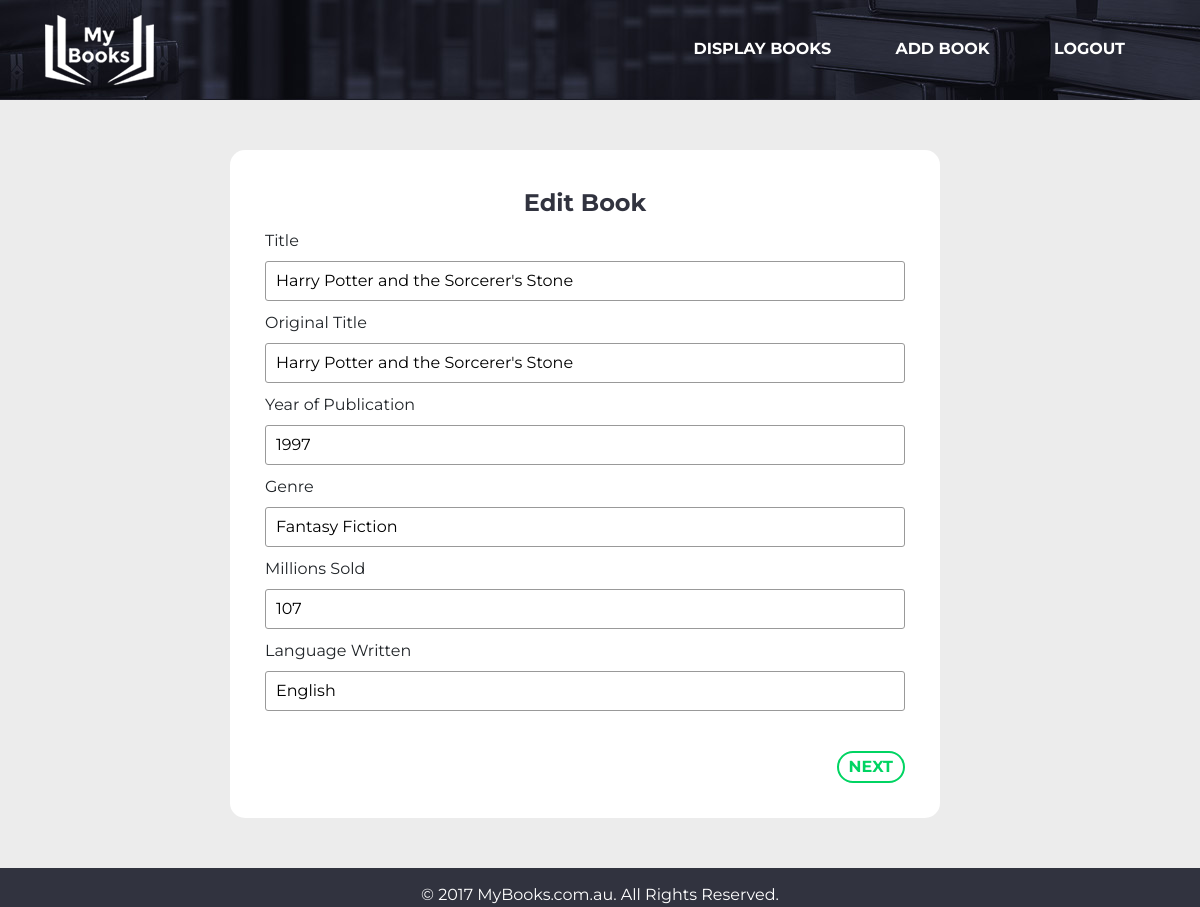
Screenshot of /?controller=books&action=editbook&bookid=5 (signed in) with the database file from the repository.
### tables this page shows
CREATE TABLE `book` (
  `bookID` int(10) UNSIGNED NOT NULL,
  `bookTitle` varchar(255) NOT NULL,
  `originalTitle` varchar(255) DEFAULT NULL,
  `yearofPublication` int(4) NOT NULL DEFAULT '0',
  `genre` varchar(30) NOT NULL,
  `millionsSold` int(10) UNSIGNED NOT NULL,
  `languageWritten` varchar(30) NOT NULL,
  `imageURL` varchar(255) DEFAULT NULL,
  `authorID` int(10) UNSIGNED NOT NULL
);

### index.php (called while the page is built, shortened)
<?php
require_once('model/db.php');
require_once('model/dbFunctions.php');
if (isset($_SESSION['userstate']) && ($_SESSION['userstate'] == 'admin')) {
    $availableControllers = array('books', 'users');
} else {
    $availableControllers = array('users');
}
if ( isset($_GET['controller']) ) {
    if ( in_array($_GET['controller'], $availableControllers) ){
        $controller = $_GET['controller'];
    } else {
        $controller = 'users';
    }
} else {
    $controller = 'users';
}
require_once('controllers/'.$controller.'.php');
?>

### model/dbFunctions.php (called while the page is built, shortened)
<?php
function sanitiseUserInput($data) {
    $data = trim($data);
    $data = stripslashes($data);
    $data = htmlspecialchars($data);
    $data = mysql_real_escape_string($data);
	return $data;
}
function selectData($table, $conditions = array()) {
    GLOBAL $db;
    $sql = 'SELECT';
    $sql .= array_key_exists("select", $conditions)?$conditions['select']:'*';
    $sql .= ' FROM '.$table;
    if(array_key_exists("left join", $conditions)) {
        $sql .= ' LEFT JOIN ';
        $sql .= $conditions['left join']['table2'];
        $sql .= ' ON ';
        $sql .= $table.'.'.$conditions['left join']['column'];
        $sql .= ' = ';
        $sql .= $conditions['left join']['table2'].'.'.$conditions['left join']['column'];
    }
    if(array_key_exists("where", $conditions)) {
        $sql .= ' WHERE ';
        $i = 0;
        foreach ($conditions['where'] as $key => $value) {
            $pre = ($i > 0)? ' AND ':'';
            $sql .= $pre.$key." = '".$value."'";
            $i++;
        }
    }
    $query = $db->prepare($sql);
    $data = $query->execute();
    if(array_key_exists("return type", $conditions) && $conditions['return type'] != 'all') {
        switch ($conditions['return type']) {
            case 'single':
                $data = $query->fetch(PDO::FETCH_ASSOC);
                break;
        }
    }
    return $data;
}
 ?>

### view/pages/bookform.php (the view, shortened to what this page needs)
<div class="main-wrapper">
    <div class="container">
        <div class="row">
            <div class="col-md-2">
            </div>
            <div class="col-md-8">
                <form id="addBook" class="form-white-bkg" action="?controller=books&action=<?php echo $action?><?php if ($action == 'editbook') { echo '&bookid='.$book['bookID'];}?>" method="post" data-parsley-validate>
                    <legend><?php if ($action == 'addbook') { ?> Add Book <?php } else { ?>Edit Book <?php } ?> </legend>
                    <div class="tabs">
                        <div id="section-1">
                            <label>Title</label>
                            <input type="text" name="bookTitle" value="<?php if ( isset($book['bookTitle']) ) { echo $book['bookTitle']; }?>" required>
                            <label>Original Title</label>
                            <input type="text" name="originalTitle" value="<?php if ( isset($book['originalTitle']) ) { echo $book['originalTitle']; }?>" required>
                            <label>Year of Publication</label>
                            <input type="text" name="yearofPublication" value="<?php if ( isset($book['yearofPublication']) ) { echo $book['yearofPublication']; }?>" required>
                            <label>Genre</label>
                            <input type="text" name="genre" value="<?php if ( isset($book['genre']) ) { echo $book['genre']; }?>" required>
                            <label>Millions Sold</label>
                            <input type="text" name="millionsSold" value="<?php if ( isset($book['millionsSold']) ) { echo $book['millionsSold']; }?>" required>
                            <label>Language Written</label>
                            <input type="text" name="languageWritten" value="<?php if ( isset($book['languageWritten']) ) { echo $book['languageWritten']; }?>" required>
                            <div class="formNav">
                                <a id="section1Next" href="#" class="next-btn">Next</a>
                            </div>
                        </div>
                    </div>
                </form>
            </div>
            <div class="col-md-2">
            </div>
        </div>
    </div>
</div>

### view/css/styles.css (style rules this page uses)
body { font-family: 'Montserrat', sans-serif; background-color: #31333f; }
.main-wrapper { background-color: #ececec; padding: 50px 0; min-height: 700px; }
form legend { font-family: 'Montserrat', sans-serif; font-weight: 700; color: #31333f; text-align: center; }
.row { width: 100%; }
input[type=text], input[type=password], input[type=email], select, textarea { display: block; width: 100%; border-radius: 3px; margin-bottom: 10px; padding: 7px 10px; border: 1px solid #999; outline: none; }
.form-white-bkg { background-color: #fff; padding: 35px; border-radius: 15px; }
.formNav { margin-top: 40px; }
.next-btn { float: right; }
.prev-btn, .next-btn { border: 2px solid #00d462; padding: 2px 10px; border-radius: 20px; color: #00d462; text-transform: uppercase; font-weight: 700; display: inline-block; line-height: 1.5; }

### rows the page displays
book: bookTitle "Harry Potter and the Sorcerer's Stone", originalTitle "Harry Potter and the Sorcerer's Stone", yearofPublication "1997", genre "Fantasy Fiction", millionsSold "107", languageWritten "English"
